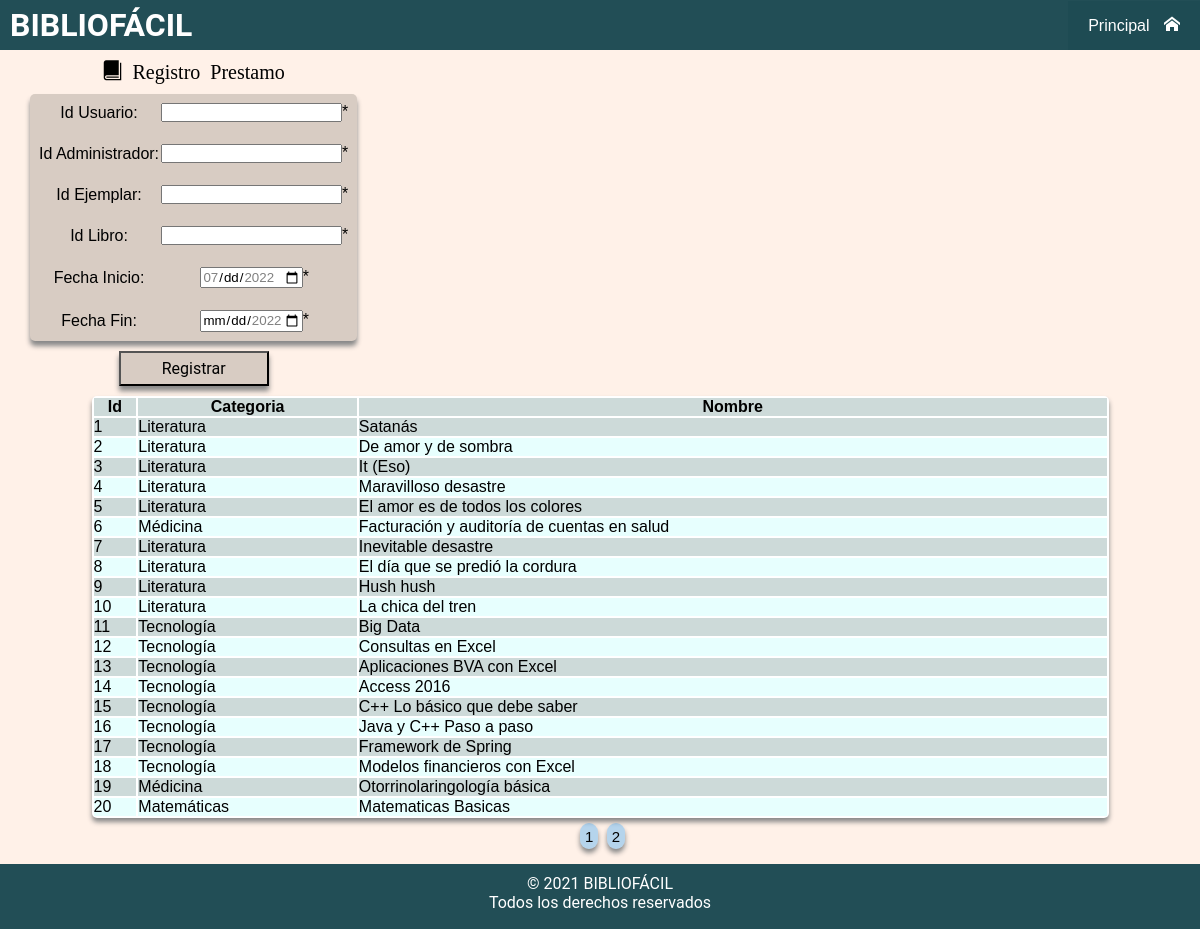
Page /nuevoPrestamo.php on the committed database.
### tables this page shows
CREATE TABLE `libro` (
  `id_libro` int(11) NOT NULL,
  `nombre` varchar(255) NOT NULL,
  `fo_autor` int(11) NOT NULL,
  `fo_editorial` int(11) NOT NULL,
  `fo_categoria` int(11) NOT NULL,
  `estado` int(11) NOT NULL,
  `num_ejemplares` int(2) NOT NULL,
  `ubicación` varchar(50) NOT NULL,
  `observaciones` varchar(100) NOT NULL,
  `fecha_creacion` date NOT NULL DEFAULT current_timestamp()
);

CREATE TABLE `categoria` (
  `id_categoria` int(2) NOT NULL,
  `categoria` varchar(20) NOT NULL,
  `estado` int(1) NOT NULL,
  `observaciones` varchar(100) NOT NULL,
  `fecha_creacion` date NOT NULL DEFAULT current_timestamp()
);

### nuevoPrestamo.php (the view, shortened to what this page needs)
<?php
require_once('php/Conexion_bd.php');
$fecha = date('Y-m-d');
$dia_ant = strtotime($fecha."- 1 days");
$dia_ant1 = date("Y-m-d", $dia_ant);
$dia_sig = strtotime($fecha."+ 15 days");
$dia_sig1 = date("Y-m-d", $dia_sig);
$disponiblidad_libros = "SELECT L.id_libro AS id_libro, C.categoria AS categoria, L.nombre AS nombre
                        FROM libro AS L
                        INNER JOIN categoria AS C
                        ON L.fo_categoria = C.id_categoria
                        WHERE L.estado = 1 ";
$arreglo = array();
$sentencia_conteo = $pdo->prepare($disponiblidad_libros);
$sentencia_conteo->execute($arreglo);
$resultado_sin_paginar = COUNT($sentencia_conteo->fetchAll());
$filas_a_mostrar = 20;
$total_paginas_a_mostrar = ceil($resultado_sin_paginar/$filas_a_mostrar);
$pagina_actual = isset($_GET['page']) ? $_GET['page'] : 0;
$parametro_pagina_sql = $pagina_actual * $filas_a_mostrar;
$disponiblidad_libros .= " LIMIT {$parametro_pagina_sql},{$filas_a_mostrar}";
$disponibilidad=$pdo->prepare($disponiblidad_libros);
$disponibilidad->execute($arreglo);
$resultado = $disponibilidad->fetchAll();
?>
<!DOCTYPE html>
<html>
    <head>
        <link rel="stylesheet" href="fonts/style.css">
        <link rel="stylesheet" href="css/hojaEstilos_prestamos.css">
    </head>
<body>
    <header>
     <h1 class="h1">BIBLIOFÁCIL</h1>
       <nav class="menu">
           <ul>
                <li class = "submenu" ><a href="Principal.php">Principal
                   <span class="icon-home"></span></a>
                </li>
           </ul>
       </nav>
    </header>
    <div class="div_formulario">
        <form method="post" class="form">
        <p>
            <span class="icon-book"> Registro Prestamo </span>
        </p>
            <table>
                <tr>
                    <td>Id Usuario:</td>
                    <td><label for="id_usuario"></label>
                    <input type="text" name="id_usuario" id="id_usuario" required="required">*</td>
                </tr>
                <tr>
                    <td>&nbsp;</td>
                </tr>
                <tr>
                    <td>Id Administrador:</td>
                    <td><label for="id_administrador"></label>
                    <input type="text" name="id_administrador" id="id_administrador" required="required">*</td>
                </tr>
                <tr>
                    <td>&nbsp;</td>
                </tr>
                <tr>
                    <td>Id Ejemplar:</td>
                    <td><label for="fo_ejemplar"></label>
                    <input type="text" name="fo_ejemplar" id="fo_ejemplar" required="required">*</td>
                </tr>
                <tr>
                    <td>&nbsp;</td>
                </tr>
                <tr>
                    <td>Id Libro:</td>
                    <td><label for="fo_ejemplar"></label>
                    <input type="text" name="fo_libro_e" id="fo_libro_e" required="required">*</td>
                </tr>
                <tr>
                    <td>&nbsp;</td>
                </tr>
                <tr>
                    <td>Fecha Inicio:</td>
                    <td><label for="fecha_inicio"></label>
                    <input type="date" name="fecha_inicio" step="1" min="<?php echo $dia_ant1;?>" max="<?php echo $fecha;?>" value ="Fecha Inicio" id="fecha_inicio" required="required">*</td>
                </tr>
                <tr>
                    <td>&nbsp;</td>
                </tr>
                <tr>
                    <td>Fecha Fin:</td>
                    <td><label for="fecha_fin"></label>
                    <input type="date" name="fecha_fin" step="1"  min="<?php echo $fecha ?>" max="<?php echo $dia_sig1 ?>" value ="Fecha Fin" id="fecha_fin" required="required">*</td>
                </tr>
            </table>
            <input type="submit"  value="Registrar" name="enviar" id="enviar">
        </form>
    </div>
    <div class="div1">
        <table class="table1">
            <thead>
                <tr id = "titulo_t1">
                    <th>Id</th><th>Categoria</th><th>Nombre</th>
                </tr>
            </thead>
            <tbody>
              <?php
                  foreach($resultado as $rs)
                  {
              ?>
              <tr>
                  <td><?php echo $rs['id_libro']; ?></td>
                  <td><?php echo $rs['categoria']; ?></td>
                  <td><?php echo $rs['nombre']; ?></td>
              </tr>
              <?php
                  }
              ?>
            </tbody>
        </table>
        <div id='boton_paginado'>
            <?php
                for($i = 1; $i <= $total_paginas_a_mostrar; $i++ )
                    {
            ?>
                    <li id="li" ><a id="paginado" href="nuevoPrestamo.php?page=<?php echo $i-1;?>" aria-label="page <?php echo $i;?>"> <?php echo $i;?> </a></li>
            <?php
                    }
            ?>
        </div>
    </div>
    <footer class="footer" >
        <p>
            &copy; 2021 BIBLIOFÁCIL <br>
            Todos los derechos reservados
        </p>
        </footer>
</body>
</html>

### css/hojaEstilos_prestamos.css (style rules this page uses)
* { margin: 0; padding: 0; box-sizing: border-box; font-family: sans-serif; }
body { background: #FFF1E8; }
header { height: 50px; background: rgba(30, 75, 83, 0.98); color: #fff; display: flex; justify-content: flex-end; align-items: center; margin-bottom: 10px; }
h1 { color: #fff; margin-right: auto; padding: 10px; border-color: #747d8c; font-family: 'Roboto', sans-serif; }
.menu ul { background: rgba(30, 75, 83, 0.98); display:flex; list-style: none; }
.menu a { display: block; padding: 15px 20px; color:#fff; text-decoration: none; }
.menu a span { margin-left: 10px; }
.form { text-align: center; padding-left: 30px; }
.div_formulario { float: left; margin-right: 1.8em }
.div1 { margin-left: 35px; margin-right: 35px }
.table1 { width: 90%; margin: auto; margin-top: 10px; background: rgb(255, 255, 255); font-family: 'Roboto', sans-serif; border-radius: 5px; -webkit-box-shadow: 0 10px 5px #888888; -moz-box-shadow: 0 10px 5px #888888; box-shadow: 0 4px 5px #888888; margin-bottom: 10px; }
.table1 tr:nth-child(odd) { background: rgba(178, 198, 197, 0.65); }
.table1 tr:nth-child(even) { background: rgba(218, 255, 253, 0.65) ; }
.form table { background: #D8CCC3; text-align: center; padding: 7px; margin: auto; margin-top: 10px; margin-bottom: 10px; font-family: 'Roboto', sans-serif; border-radius: 5px; -webkit-box-shadow: 0 5px 5px #888888; -moz-box-shadow: 0 5px 5px #888888; box-shadow: 0 5px 5px #888888; }
p { font-family: 'Roboto', sans-serif; font-size: 20px }
#enviar { width: 150px; height: 35px; background: #D8CCC3; margin: auto; margin-bottom: 10px; color:#000; font-family: 'Roboto', sans-serif; font-size: 16px; -webkit-box-shadow: 0 5px 5px #888888; -moz-box-shadow: 0 5px 5px #888888; box-shadow: 0 5px 5px #888888; }
#li { list-style: none; text-align: center; cursor: pointer; display: inline-block; }
#boton_paginado { margin: auto; text-align: center; }
#paginado { text-decoration: none; color: #000; background: rgba(0, 143, 248, 0.29); padding: 0.3em; margin-left: 5px; border-radius: 3em; font-size: 15px; -webkit-box-shadow: 0 10px 5px #888888; -moz-box-shadow: 0 10px 5px #888888; box-shadow: 0 4px 5px #888888; }
.footer { width: 100%; height: 65px; background-color: rgba(30, 75, 83, 0.98); overflow: hidden; }
.footer p { text-align: center; color: #fff; font-size: 16px; margin-top: 10px; }

### rows in the picture
libro: id_libro "1", fo_categoria.categoria "Literatura", nombre "Satanás"
libro: id_libro "2", fo_categoria.categoria "Literatura", nombre "De amor y de sombra"
libro: id_libro "3", fo_categoria.categoria "Literatura", nombre "It (Eso)"
libro: id_libro "4", fo_categoria.categoria "Literatura", nombre "Maravilloso desastre"
libro: id_libro "5", fo_categoria.categoria "Literatura", nombre "El amor es de todos los colores"
libro: id_libro "6", fo_categoria.categoria "Médicina", nombre "Facturación y auditoría de cuentas en salud"
libro: id_libro "7", fo_categoria.categoria "Literatura", nombre "Inevitable desastre"
libro: id_libro "8", fo_categoria.categoria "Literatura", nombre "El día que se predió la cordura"
libro: id_libro "9", fo_categoria.categoria "Literatura", nombre "Hush hush"
libro: id_libro "10", fo_categoria.categoria "Literatura", nombre "La chica del tren"
libro: id_libro "11", fo_categoria.categoria "Tecnología", nombre "Big Data"
libro: id_libro "12", fo_categoria.categoria "Tecnología", nombre "Consultas en Excel"
libro: id_libro "13", fo_categoria.categoria "Tecnología", nombre "Aplicaciones BVA con Excel"
libro: id_libro "14", fo_categoria.categoria "Tecnología", nombre "Access 2016"
libro: id_libro "15", fo_categoria.categoria "Tecnología", nombre "C++ Lo básico que debe saber"
libro: id_libro "16", fo_categoria.categoria "Tecnología", nombre "Java y C++ Paso a paso"
libro: id_libro "17", fo_categoria.categoria "Tecnología", nombre "Framework de Spring"
libro: id_libro "18", fo_categoria.categoria "Tecnología", nombre "Modelos financieros con Excel"
libro: id_libro "19", fo_categoria.categoria "Médicina", nombre "Otorrinolaringología básica"
libro: id_libro "20", fo_categoria.categoria "Matemáticas", nombre "Matematicas Basicas"
